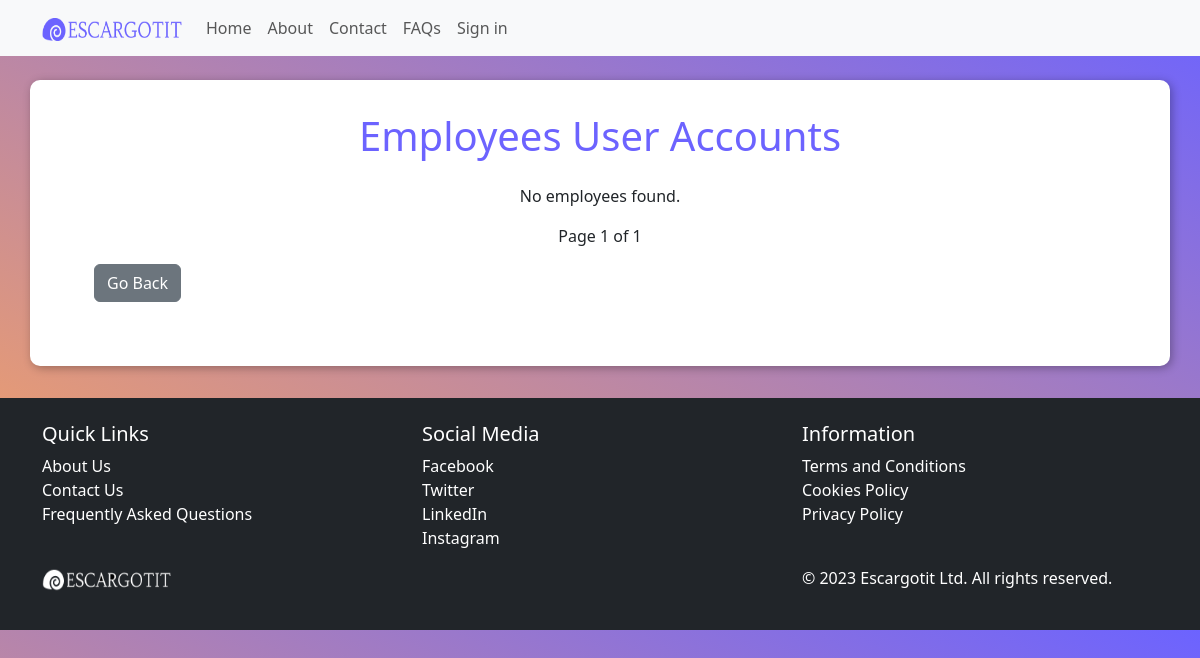
/employees/, run on an earlier commit of the app's database.
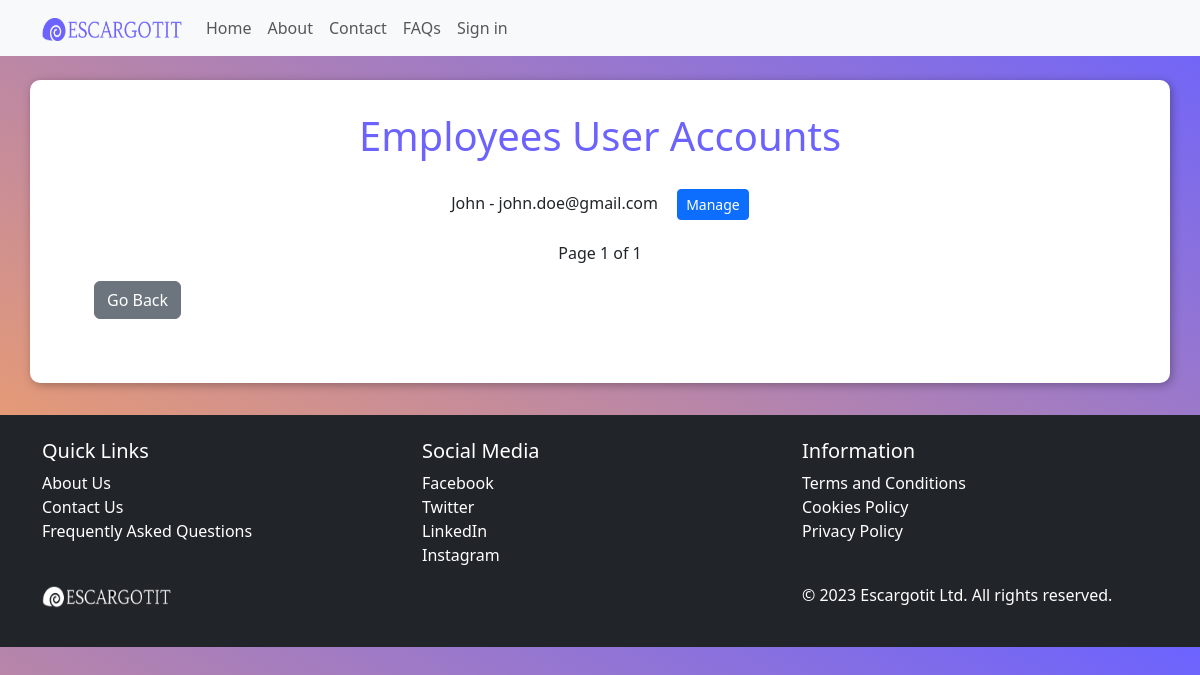
And on a later commit of the database.
### core/models.py (models this page shows, shortened)
class EmployeeUser(models.Model):
    user = models.OneToOneField(User, on_delete=models.CASCADE)
    admin = models.ForeignKey(AdminUser, on_delete=models.CASCADE, null=True, blank=True)
    can_create_snailbed = models.BooleanField(default=False)

### core/views.py (the view)
# urls.py: path('employees/', EmployeeUserListView.as_view(), name='employees'),
class EmployeeUserListView(ListView):
    model = EmployeeUser
    template_name = 'employee_user_list.html'  # Create this template
    context_object_name = 'employees'  # Context variable name for the list of employees
    ordering = ['user__username']  # Define your desired ordering
    paginate_by = 10  # Set the number of items per page (adjust as needed)

### templates/employee_user_list.html (shortened to what this page needs)
{% extends "base/base.html" %}
{% load static %}
{% block scripts %}
    <link href="{% static 'css/employee-user-list.css' %}" rel="stylesheet" type="text/css">
{% endblock %}
{% block content %}
<div class="main container mt-4">
    <h1>Employees User Accounts</h1>
    <ul>
        {% for employee in employees %}
            <li>
                <p>{{ employee.user.username }} - {{ employee.user.email }}
                <a href="{% url 'manage_employee' employee.id %}" class="btn btn-primary btn-sm">Manage</a>
            </li>
        {% empty %}
            <li>No employees found.</li>
        {% endfor %}
    </ul>
    <div class="pagination">
        <span class="step-links">
            {% if employees.has_previous and employees.has_next %}
                {% if employees.has_previous %}
                    <a href="?page=1">&laquo; first</a>
                    <a href="?page={{ employees.previous_page_number }}">previous</a>
                {% endif %}
                <span class="current-page">
                    Page {{ employees.number }} of {{ employees.paginator.num_pages }}
                </span>
                {% if employees.has_next %}
                    <a href="?page={{ employees.next_page_number }}">next</a>
                    <a href="?page={{ employees.paginator.num_pages }}">last &raquo;</a>
                {% endif %}
            {% else %}
                <span class="current-page">
                    Page 1 of 1
                </span>
            {% endif %}
        </span>
    </div>
    <div id="button-container">
        <a class="btn btn-secondary" href="{% url 'custom_admin_panel' %}">Go Back</a>
    </div>
</div>
{% endblock %}

What changed in the data, as far as the page shows it:
added EmployeeUser: user.username "John", user.email "john.doe@gmail.com"
Also different on the page:
text no longer shown: "No employees found."
